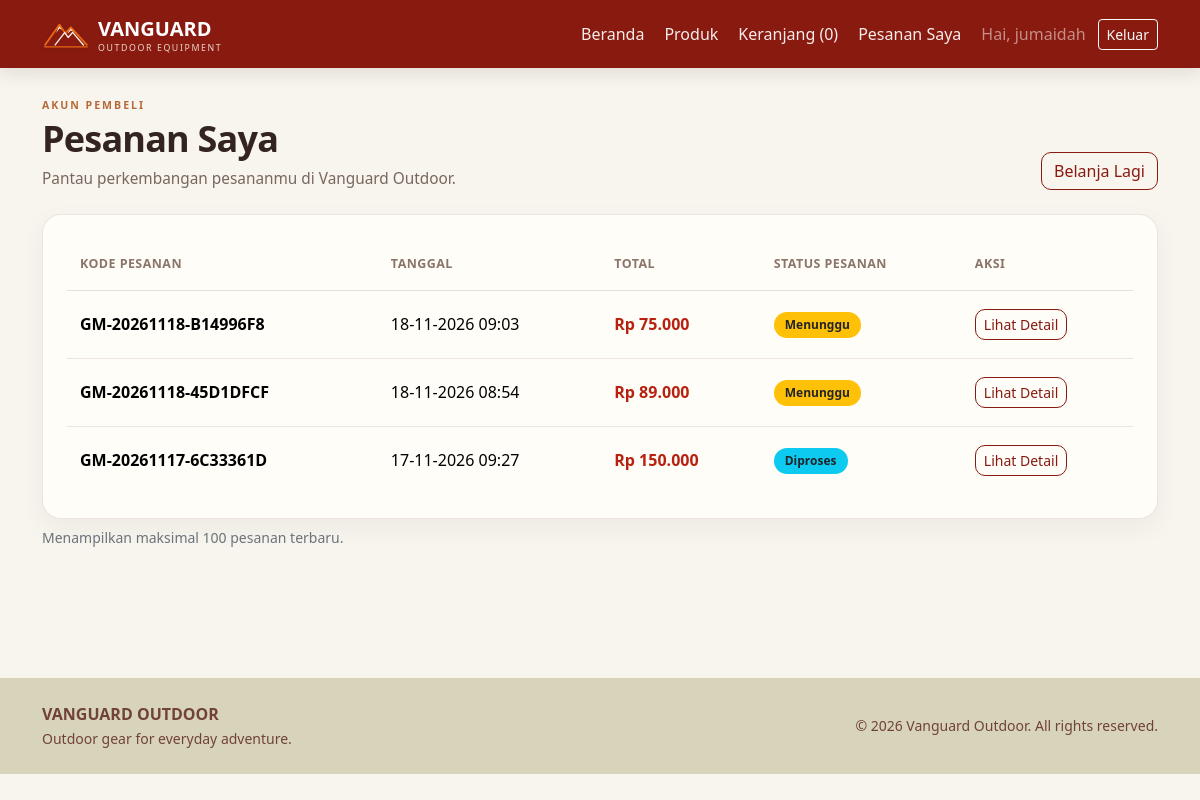
/pesanan_saya.php (signed in), run on the app's committed database.
### tables this page shows
CREATE TABLE `orders` (
  `id` int(10) UNSIGNED NOT NULL,
  `user_id` int(10) UNSIGNED NOT NULL,
  `order_code` varchar(50) NOT NULL,
  `total_price` decimal(12,2) NOT NULL DEFAULT 0.00,
  `shipping_address` text NOT NULL,
  `status` enum('menunggu','diproses','dikirim','selesai','dibatalkan') NOT NULL DEFAULT 'menunggu',
  `created_at` timestamp NOT NULL DEFAULT current_timestamp()
);

### pesanan_saya.php (the view, shortened to what this page needs)
<?php
require_once __DIR__ . '/config/koneksi.php';
$userId = (int)$_SESSION['user_id'];
$stmt = $conn->prepare('SELECT id, order_code, total_price, status, created_at FROM orders WHERE user_id = ? ORDER BY created_at DESC, id DESC LIMIT 100');
$stmt->bind_param('i', $userId);
$stmt->execute();
$orders = $stmt->get_result();
function myo_h($value): string { return htmlspecialchars((string)$value, ENT_QUOTES, 'UTF-8'); }
$labels = ['menunggu'=>'Menunggu','diproses'=>'Diproses','dikirim'=>'Dikirim','selesai'=>'Selesai','dibatalkan'=>'Dibatalkan'];
$badges = ['menunggu'=>'bg-warning text-dark','diproses'=>'bg-info text-dark','dikirim'=>'bg-primary','selesai'=>'bg-success','dibatalkan'=>'bg-danger'];
require_once __DIR__ . '/includes/header.php';
?>
<main class="vo-transaction-page"><div class="vo-page-heading"><div><span class="vo-page-kicker">AKUN PEMBELI</span><h1>Pesanan Saya</h1><p>Pantau perkembangan pesananmu di Vanguard Outdoor.</p></div><a class="btn btn-outline-primary" href="index.php">Belanja Lagi</a></div>
<div class="card shadow-sm vo-transaction-card"><div class="card-body table-responsive p-3 p-md-4">
    <table class="table table-hover align-middle mb-0 vo-modern-table"><thead><tr><th>Kode Pesanan</th><th>Tanggal</th><th>Total</th><th>Status Pesanan</th><th>Aksi</th></tr></thead><tbody>
    <?php if ($orders->num_rows > 0): ?>
        <?php while ($order = $orders->fetch_assoc()): ?>
            <tr>
                <td class="fw-semibold"><?= myo_h($order['order_code']) ?></td>
                <td><?= myo_h(date('d-m-Y H:i', strtotime($order['created_at']))) ?></td>
                <td class="price">Rp <?= number_format((float)$order['total_price'], 0, ',', '.') ?></td>
                <td><span class="badge <?= $badges[$order['status']] ?? 'bg-secondary' ?>"><?= myo_h($labels[$order['status']] ?? $order['status']) ?></span></td>
                <td><a class="btn btn-sm btn-outline-primary" href="pesanan_detail.php?id=<?= (int)$order['id'] ?>">Lihat Detail</a></td>
            </tr>
        <?php endwhile; ?>
    <?php else: ?>
        <tr><td colspan="5" class="text-center text-secondary py-4">Kamu belum memiliki pesanan.</td></tr>
    <?php endif; ?>
    </tbody></table>
</div></div>
<p class="small text-secondary mt-2">Menampilkan maksimal 100 pesanan terbaru.</p>
</main><?php $stmt->close(); require_once __DIR__ . '/includes/footer.php'; ?>

### assets/css/style.css (style rules this page uses)
:root { --gm-orange:#E76814;--gm-cream:#D8D4BC;--gm-maroon:#891A10;--gm-orange-soft:#DC8236;--gm-red:#B8210F;--gm-brown:#714236;--bs-primary:#891A10;--bs-primary-rgb:137,26,16;--bs-link-color:#891A10;--bs-link-hover-color:#E76814;--vo-ink:#34241f;--vo-paper:#f7f5ee }
html,body { background:var(--vo-paper)!important;color:var(--vo-ink) }
.product-card,.card { border:1px solid rgba(113,66,54,.16);border-radius:14px;background:#fffdf8 }
.price { color:#B8210F!important;font-weight:700 }
.btn-outline-primary { color:#891A10!important;border-color:#891A10!important }
.vo-transaction-page { max-width:1320px;margin:0 auto;padding:6px 0 42px;min-height:52vh }
.vo-page-heading { display:flex;align-items:flex-end;justify-content:space-between;gap:20px;margin:0 0 24px }
.vo-page-heading h1 { font-size:clamp(1.8rem,3vw,2.35rem);font-weight:850;letter-spacing:-.8px;color:#34241f;margin:3px 0 7px }
.vo-page-heading p { color:#78675e;margin:0;font-size:.96rem }
.vo-page-kicker { display:block;color:#b66a39;font-size:.66rem;font-weight:850;letter-spacing:2px }
.vo-transaction-card { border:1px solid rgba(113,66,54,.13)!important;border-radius:19px!important;background:#fffdf8!important;box-shadow:0 9px 26px rgba(70,45,34,.055)!important;overflow:hidden }
.vo-modern-table { margin:0;color:#49372f;--bs-table-bg:transparent }
.vo-modern-table thead th { padding:16px 13px;color:#8a7568;font-size:.78rem;letter-spacing:.45px;text-transform:uppercase;font-weight:800;border-bottom:1px solid #e9dfd5;white-space:nowrap }
.vo-modern-table tbody td { padding:18px 13px;border-color:#eee6dd;vertical-align:middle }
.vo-modern-table tbody tr:last-child td { border-bottom:0 }
.vo-modern-table .btn { border-radius:9px }
.vo-transaction-page .badge { padding:7px 11px;border-radius:999px;font-weight:750 }
.vo-transaction-page .table-responsive { border-radius:12px }
.vo-transaction-page .btn-outline-primary { border-radius:10px }

### data on the page
orders: order_code "GM-20261118-B14996F8", created_at "18-11-2026 09:03", total_price "75.000", status "Menunggu"
orders: order_code "GM-20261118-45D1DFCF", created_at "18-11-2026 08:54", total_price "89.000", status "Menunggu"
orders: order_code "GM-20261117-6C33361D", created_at "17-11-2026 09:27", total_price "150.000", status "Diproses"

### other printed values
$cartCount "0"
$_SESSION['user_name'] "jumaidah"
